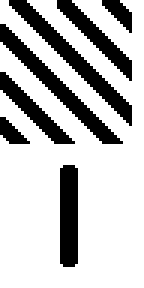
#> input picture A10/A10 Hardware Test Sketches/FONTConvert/HashOne.bmp, 48 x 96 px (shown 3 times larger)
$ python extractbmp.py
#> lines starting #> are read from the running program, lines starting #| are printed output that depends on the picture; after the words box and inside, x2 and y2 are one past the last pixel; in counts of white or black regions, pixels touching at a corner belong together
from PIL import Image

def extract_bmp_part(input_file, output_file, x, y, width, height):
    # Open the BMP file
#> called with input_file = 'HashOne.bmp', output_file = 'HashOne0.bmp', x = 0, y = 0, width = 48, height = 48
    img = Image.open(input_file)
#> img is the input picture: PIL image 48x96 RGB; 74.9% white; 7 black regions, largest, box (x1, y1, x2, y2) and area: (3, 0, 44, 42) 272, (0, 8, 41, 48) 265, (20, 55, 26, 89) 200

    # Crop the image to extract the specified part
    cropped_img = img.crop((x, y, x + width, y + height))
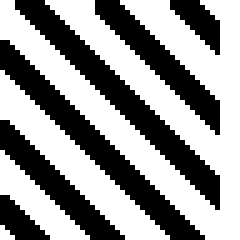
#> cropped_img: PIL image 48x48 RGB (shown 5 times larger); 58.4% white; 6 black regions, box (x1, y1, x2, y2) and area: (3, 0, 44, 42) 272, (0, 8, 41, 48) 265, (19, 0, 44, 27) 165, (0, 24, 25, 48) 153, (34, 0, 44, 11) 55, (0, 39, 10, 48) 48

    # Save the cropped image
    cropped_img.save(output_file)

if __name__ == "__main__":
    # input_file = "alldigits.bmp"
    input_file = "HashOne.bmp"
    output_file = "output.bmp"

    # Define the coordinates and dimensions for the part to be extracted
    x = 0
    y = 48
    width = 48
    height = 48

    # Extract a part of the BMP file
    for i in range(0,12,2):
        # output_file = "output" + str(i) + ".bmp"
        output_file = "HashOne" + str(i) + ".bmp"
        extract_bmp_part(input_file, output_file, x, int(i * height/10) , width, height)

    print("Part extracted and saved to output.bmp")
